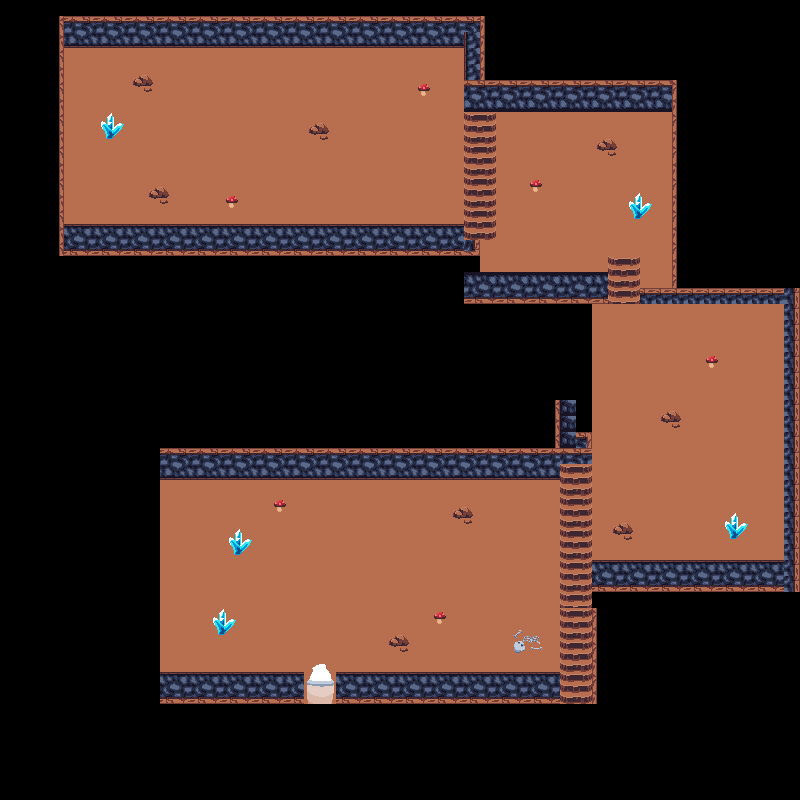

Below is a game level as drawn by its tile map, then a one-line description and the .tmx that defines it (tile-layer data replaced by summaries):
An orthogonal 50x50 tile map with 16x16 px tiles, 4 tile layers (floor, stairs, walls, decorations) and 46 objects (34x collision, boss_path1, boss_path2, pilou_path1, pilou_path4, ...).

<map version="1.10" tiledversion="1.10.2" orientation="orthogonal" renderorder="right-down" width="50" height="50" tilewidth="16" tileheight="16" infinite="0" nextlayerid="7" nextobjectid="57">
 <tileset firstgid="1" source="dungeon.tsx" />
 <layer id="1" name="floor" width="50" height="50">
  <data>[2500 cells, 1139 non-empty, 20 distinct tile ids]</data>
 </layer>
 <layer id="2" name="stairs" width="50" height="50">
  <data>[2500 cells, 22 non-empty, 4 distinct tile ids]</data>
 </layer>
 <layer id="3" name="walls" width="50" height="50">
  <data>[2500 cells, 344 non-empty, 15 distinct tile ids]</data>
 </layer>
 <layer id="4" name="decorations" width="50" height="50">
  <data>[2500 cells, 68 non-empty, 19 distinct tile ids]</data>
 </layer>
 <objectgroup id="6" name="npc_path">
  <object id="46" name="boss_path1" x="176" y="80.3333" width="16" height="16" />
  <object id="47" name="boss_path2" x="176" y="159.667" width="16.3333" height="17" />
  <object id="48" name="pilou_path1" x="687.667" y="384.333" width="17.3333" height="16" />
  <object id="49" name="pilou_path4" x="688.333" y="496.667" width="16" height="15.3333" />
  <object id="50" name="pilou_path3" x="752.333" y="496.667" width="16.6667" height="16" />
  <object id="51" name="pilou_path2" x="752" y="383.667" width="16.6667" height="16.3333" />
  <object id="53" name="pixou_path1" x="559.667" y="111.667" width="17.3333" height="16.3333" />
  <object id="54" name="pixou_path2" x="559.667" y="208" width="16.6667" height="16.3333" />
  <object id="55" name="benedict_path1" x="510.5" y="496.5" width="18" height="17" />
  <object id="56" name="benedict_path2" x="512" y="592" width="16.5" height="16" />
 </objectgroup>
 <objectgroup id="5" name="object">
  <object id="1" type="collision" x="59.3333" y="14.6667" width="404" height="32" />
  <object id="2" type="collision" x="59.3333" y="15.6667" width="5" height="240.333" />
  <object id="3" type="collision" x="64.3333" y="224.333" width="367.333" height="30.3333" />
  <object id="4" type="collision" x="432" y="240.667" width="32.3333" height="14.3333" />
  <object id="5" type="collision" x="463.667" y="78.3333" width="212.333" height="32.3333" />
  <object id="6" type="collision" x="656" y="111.667" width="21.3333" height="175.667" />
  <object id="7" type="collision" x="464.333" y="272.333" width="143.667" height="31.6667" />
  <object id="8" type="collision" x="641.667" y="288" width="158.667" height="16" />
  <object id="9" type="collision" x="783.667" y="305" width="16.3333" height="286" />
  <object id="10" type="collision" x="593.333" y="561.333" width="189" height="29.3333" />
  <object id="12" type="collision" x="158.667" y="672.333" width="145.667" height="31" />
  <object id="13" type="collision" x="336.333" y="672" width="223" height="31" />
  <object id="14" type="collision" x="155" y="448" width="4.33333" height="255.333" />
  <object id="15" type="collision" x="159.333" y="448" width="400.333" height="31.3333" />
  <object id="16" type="collision" x="556" y="399.667" width="19.6667" height="46.3333" />
  <object id="17" type="collision" x="559.667" y="446.333" width="31" height="16" />
  <object id="18" type="collision" x="576" y="432.333" width="16" height="13.3333" />
  <object id="19" type="collision" x="660.5" y="409.75" width="20.75" height="19.5" />
  <object id="20" type="collision" x="724" y="522.667" width="21.6667" height="19" />
  <object id="21" type="collision" x="613.333" y="528.333" width="18.3333" height="11.6667" />
  <object id="22" type="collision" x="629" y="210" width="20.3333" height="11.6667" />
  <object id="23" type="collision" x="594.667" y="139.667" width="24.6667" height="17.3333" />
  <object id="24" type="collision" x="307" y="122.667" width="22.6667" height="19.3333" />
  <object id="25" type="collision" x="465.333" y="241.667" width="27" height="12" />
  <object id="26" type="collision" x="148.667" y="186.333" width="21" height="18.6667" />
  <object id="27" type="collision" x="132.333" y="74.3333" width="20.3333" height="18.6667" />
  <object id="28" type="collision" x="225.667" y="538.667" width="26.3333" height="17.6667" />
  <object id="29" type="collision" x="449.333" y="505" width="25.6667" height="20.6667" />
  <object id="30" type="collision" x="387" y="633.333" width="22" height="19" />
  <object id="32" type="collision" x="213" y="625.333" width="17.3333" height="10.6667" />
  <object id="34" type="collision" x="506" y="629.667" width="37.6667" height="24.3333" />
  <object id="35" type="collision" x="101" y="119" width="21" height="21" />
  <object id="38" name="exit_dungeon" x="304" y="661.5" width="32.25" height="42.25" />
  <object id="41" type="collision" x="462" y="15" width="22.3333" height="64.3333" />
  <object id="44" type="collision" x="592" y="591.333" width="5" height="113.333" />
  <object id="45" name="spawn_dungeon" x="391" y="568.667">
   <point />
  </object>
 </objectgroup>
</map>
